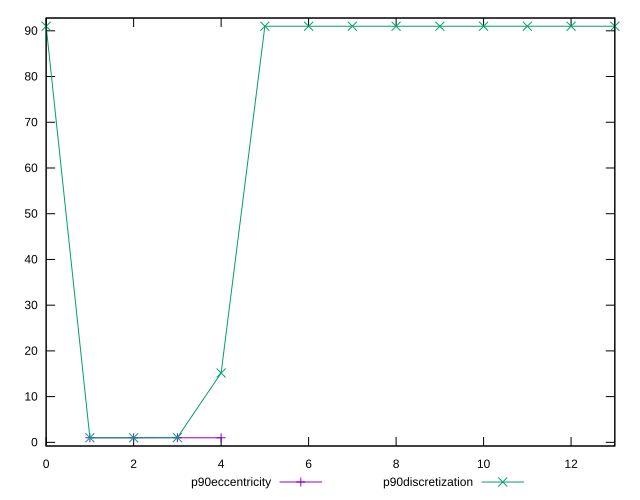

Write the gnuplot code that produced this figure.
reset

$p90Eccentricity <<EOF
1 0.9999999999999999
2 1.0000000000000002
3 0.9999999999999997
4 1.0000000000000013
EOF

$p90Discretization <<EOF
0 91
1 1
2 1
3 1.0459770114942528
4 15.166666666666666
5 91
6 91
7 91
8 91
9 91
10 91
11 91
12 91
13 91
EOF

set key outside below
set xrange [0:13]
set yrange [-0.8000000000000004:92.8]
set trange [-0.8000000000000004:92.8]
set terminal svg size 640, 500 enhanced background rgb 'white'
set output "report_00007_2020-12-11T15:55:29.892Z/uses-long-cache-ttl/progression/eccentricity.svg"

plot $p90Eccentricity title "p90eccentricity" with linespoints, \
     $p90Discretization title "p90discretization" with linespoints

reset
